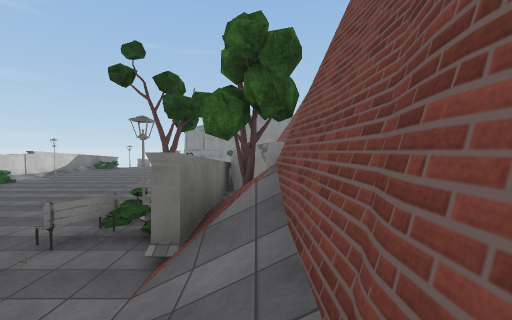
View 1 (above)

15 first-person views from a walk through a scene from a Unity 3-D project. The camera is 1.4 m above the floor, tilts 2° down and sees 90° across. The floor is counted in squares, 2 m on a side. Each view is taken from the middle of a square. On the plan, view 1 faces up. The plan holds only what a view shows up to about 9 squares ahead; the rest is blank. The place goes on beyond the plan. The player is left out. Some animated figures are left out. Surface patterns are stand-ins for the level's own textures.

View 2
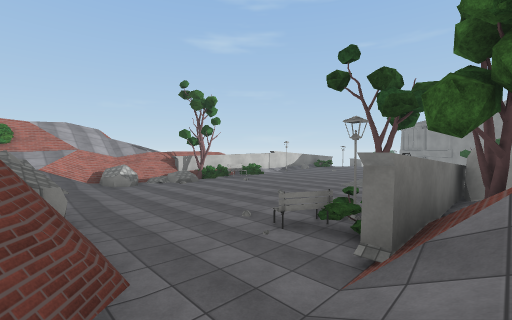

View 3
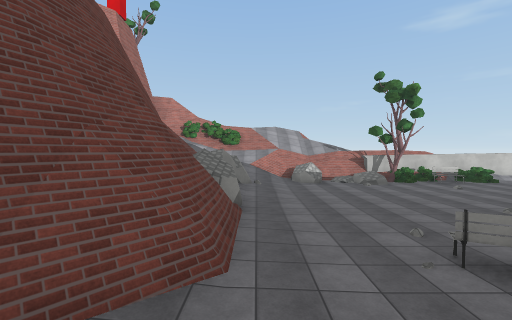

View 4
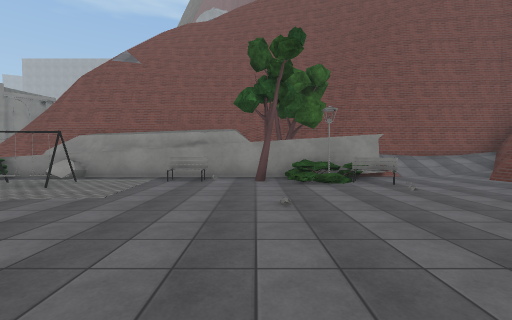

View 5
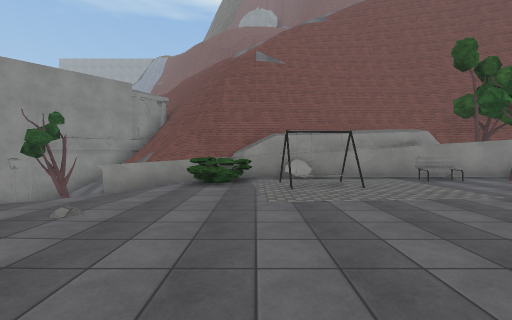

View 6
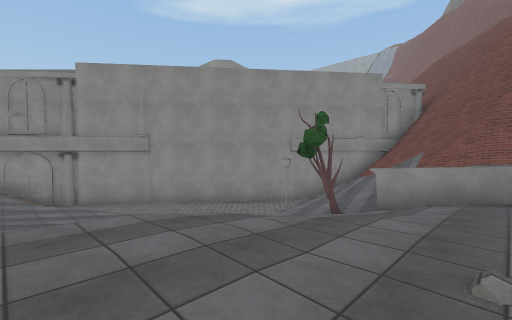

View 7
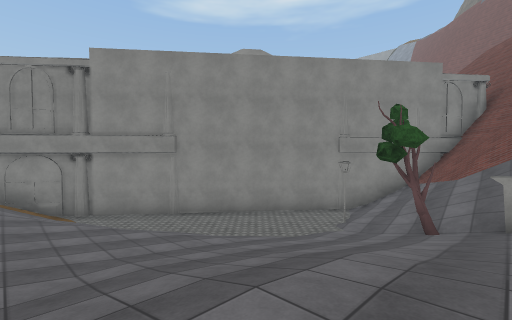

View 8
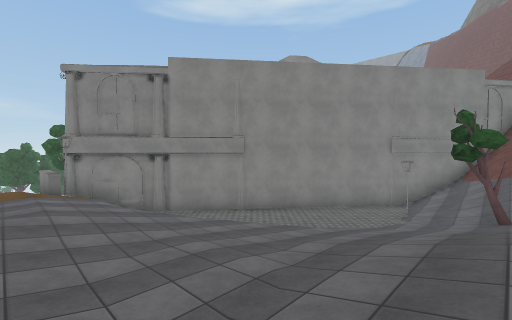

View 9
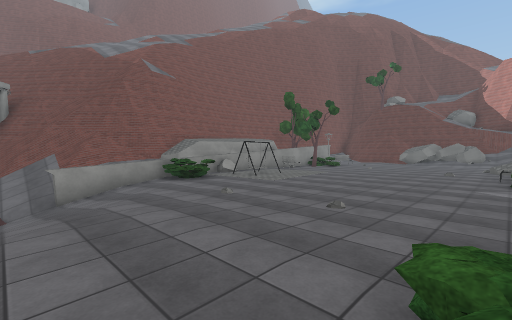

View 10
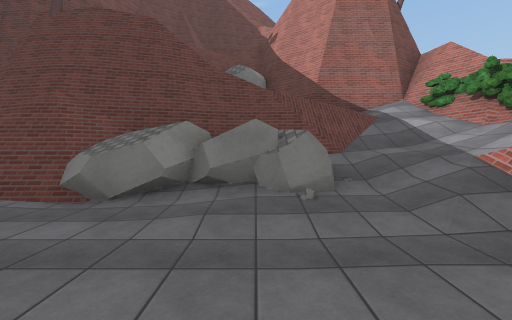

View 11
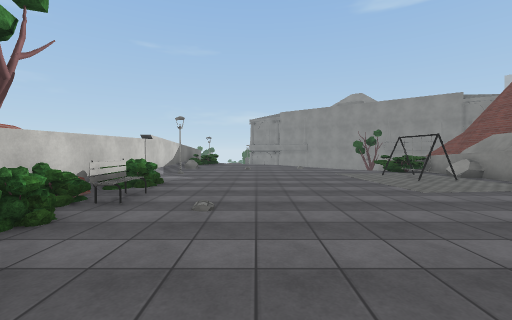

View 12
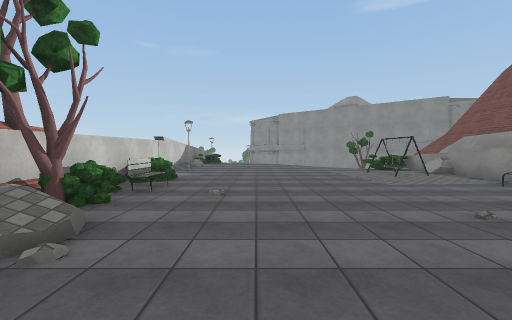

View 13
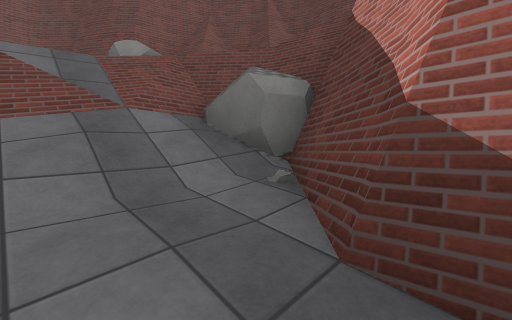

View 14
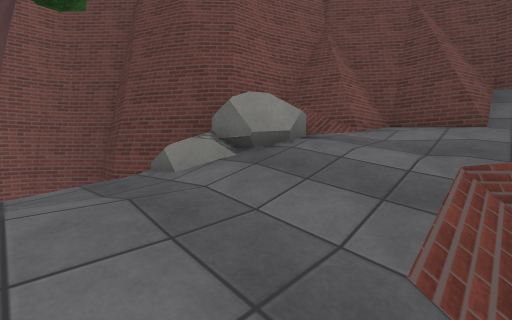

View 15
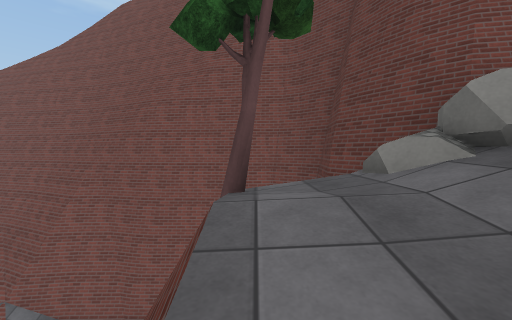

### Floor plan
Key: @ floor where view 1 was taken; # wall or solid block; x gap in a wall; . main floor; - floor 0.75 m lower than the main floor; _ floor 1.75 m lower than the main floor; < floor 2.5 m lower than the main floor; + floor 4 m higher than the main floor; * floor 7.25 m higher than the main floor; % floor 8.75 m higher than the main floor; / step, stairs or slope; = window, fence, low wall or low ledge; ^ raised ledge; v drop or lower ground; T tree; R rock; O other object.
Columns run from 9 left of view 1 to 6 right of it. Each row starts with its distance up from view 1.
 28 -^
 27 -###
 26 -=/##
 25 --//##
 24 --//<###
 23 ---/<<<##
 22 ---_/<<<##
 21 ---__/<<<##
 20 ---__<<<<<###
 19 ----_//<<O//##
 18  --////<<////#
 17 /...-///T////##
 16 T....--/x///^##v
 15 ......--^//=# v
 14 .......-^/#^ vv
 13 .......TT/#
 12 O......T^^#v
 11 ......O.R##
 10 ......O.##
  9 T.......#
  8 T......O#
  7 O.......##   v
  6 T......T#^# vv
  5 /......T#T# vv
  4 .......##/# vv
  3 R......T#/# vv
  2 .......O//# vv
  1 /R......./# vv
  0 /RRRR###.@# vv
 -1 /=RRRRvv#/#
 -2 /+///*Tv ##
 -3 #+///*R ###
 -4 ##R///R###v
 -5  #==/%=#

Positions as (right, up) in squares from view 1, and headings:
1: (0, 0), facing up
2: (0, 0), facing up-left
3: (0, 1), facing left
4: (-8, 6), facing right
5: (-8, 12), facing right
6: (-7, 14), facing up-right
7: (-7, 16), facing up-right
8: (-9, 17), facing up-right
9: (-9, 17), facing down-right
10: (-7, 4), facing down
11: (-7, 4), facing up
12: (-7, 3), facing up
13: (-9, -2), facing down-right
14: (-5, -2), facing down-right
15: (-5, -2), facing right
